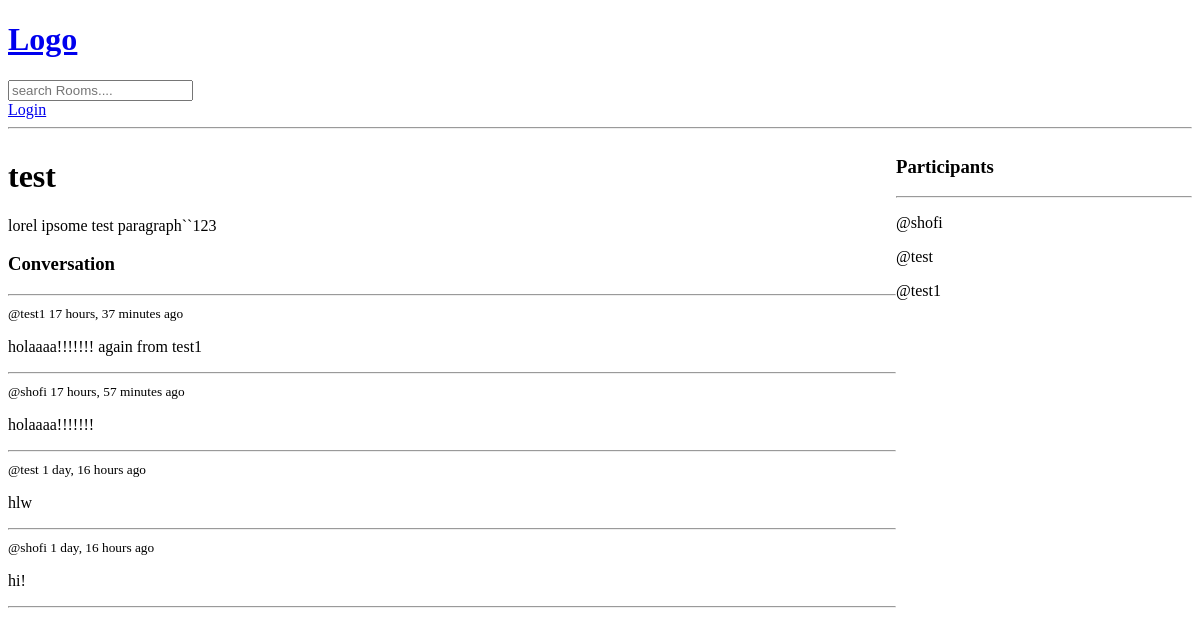
The page /room/6 on the database as committed earlier.
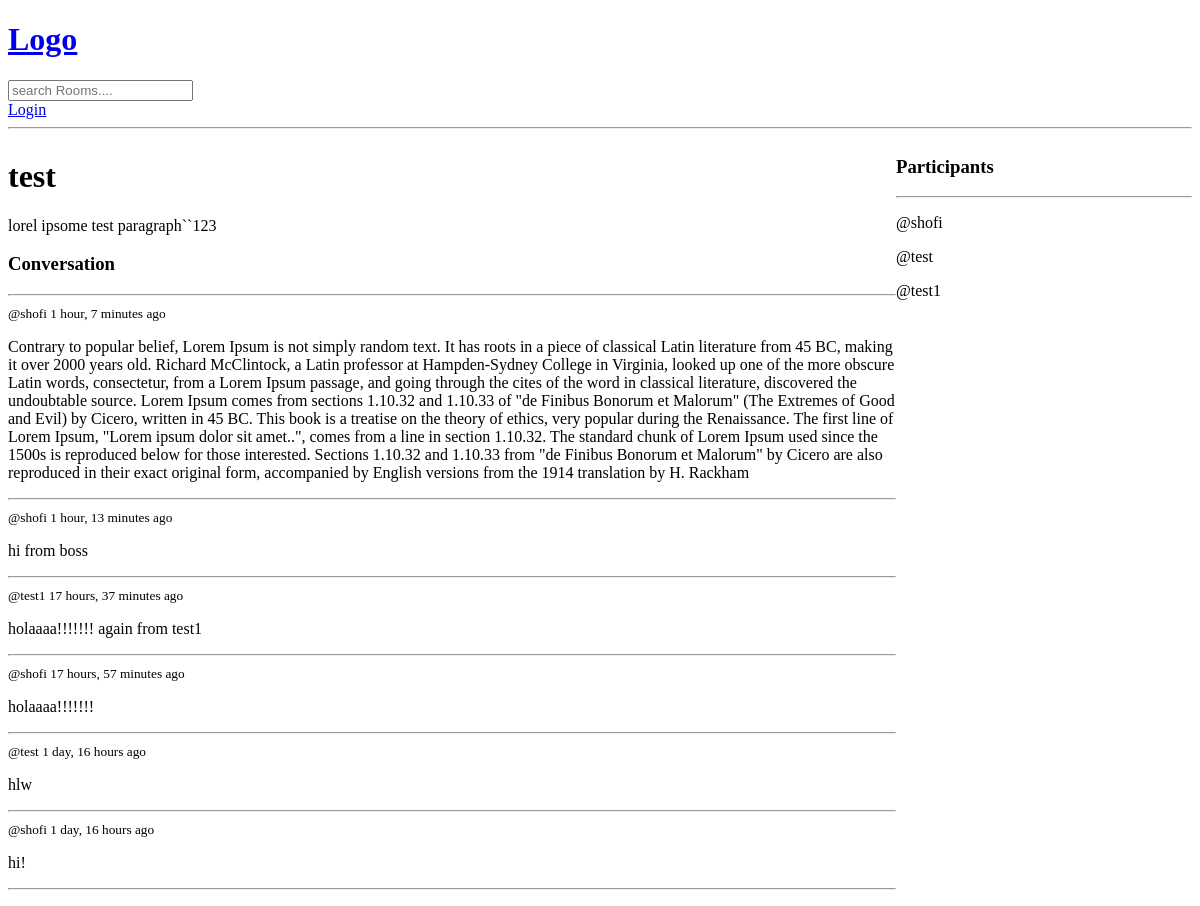
The same page on the database as committed later.
### base/models.py (models this page shows, shortened)
class Room(models.Model):
    host = models.ForeignKey(User, on_delete=models.SET_NULL, null=True)
    topic = models.ForeignKey(Topic, on_delete=models.SET_NULL, null=True)
    name = models.CharField(max_length=200)
    description = models.TextField(null=True, blank=True)
    participants = models.ManyToManyField(
        User, related_name='participants', blank=True)
    updated = models.DateTimeField(auto_now=True)
    created = models.DateTimeField(auto_now_add=True)
    class Meta:
        ordering = ['-updated', '-created']

class Message(models.Model):
    user = models.ForeignKey(User, on_delete=models.CASCADE)
    room = models.ForeignKey(Room, on_delete=models.CASCADE)
    body = models.TextField()
    updated = models.DateTimeField(auto_now=True)
    created = models.DateTimeField(auto_now_add=True)
    class Meta:
        ordering = ['-updated', '-created']

### base/views.py (the view, shortened to what this page needs)
# urls.py: path('room/<str:pk>', views.room, name="room"),
def room(request, pk):
    room = Room.objects.get(id=pk)
    room_messages = room.message_set.all()
    participants = room.participants.all()
    context = {'room': room, 'room_messages': room_messages,
               'participants': participants}
    return render(request, 'base/room.html', context)

### base/templates/base/room.html (shortened to what this page needs)
{% extends 'main.html' %} {% block content %}
<div class="room-container">
	<div>
		<h1>{{room.name}}</h1>
		<p>{{ room.description }}</p>
		<div class="comment-wrapper">
			<h3>Conversation</h3>
			<hr />
			{% for message in room_messages %}
			<div>
				<small>@{{message.user}} {{message.created|timesince}} ago</small>
				<p>{{message.body}}</p>
				<hr />
			</div>
			{% endfor %}
		</div>
	</div>
	<div>
		<h3>Participants</h3>
		<hr />
		{% for user in participants %}
		<div>
			<p>@{{user.username}}</p>
		</div>
		{% endfor %}
	</div>
</div>
{% endblock %}

### templates/main.html (shortened to what this page needs)
<!DOCTYPE html>
<html>
<head>
</head>
<body>
    {% include 'navbar.html' %}
    {% block content %}
    {% endblock content %}
</body>
</html>

### templates/navbar.html
<a href="/">
	<h1>Logo</h1>
</a>
<form method="get" action="{% url 'home' %}">
	<input type="text" name="q" placeholder="search Rooms...." />
</form>
{% if request.user.is_authenticated %}
<p>Hello {{request.user}}</p>
<a href="{% url 'logout' %}">Logout</a>
{% else %}
<a href="{% url 'login' %}">Login</a>
{% endif %}
<hr />

### base/templates/base/room.html (style rules this page uses)
.room-container { display: grid; grid-template-columns: 3fr 1fr; }

Rows that differ between the two databases and show on the page:
added Message: user "shofi", created "1 hour, 7 minutes", body "Contrary to popular belief, Lorem Ipsum is not simply random text. It has roots in a piece of classical Latin literature from 45 BC, making it over 2000 years old. Richard McClintock, a Latin professor at Hampden-Sydney College in Virginia, looked up one of the more obscure Latin words, consectetur, from a Lorem Ipsum passage, and going through the cites of the word in classical literature, discovered the undoubtable source. Lorem Ipsum comes from sections 1.10.32 and 1.10.33 of \"de Finibus Bonorum et Malorum\" (The Extremes of Good and Evil) by Cicero, written in 45 BC. This book is a treatise on the theory of ethics, very popular during the Renaissance. The first line of Lorem Ipsum,…"
added Message: user "shofi", created "1 hour, 13 minutes", body "hi from boss"
